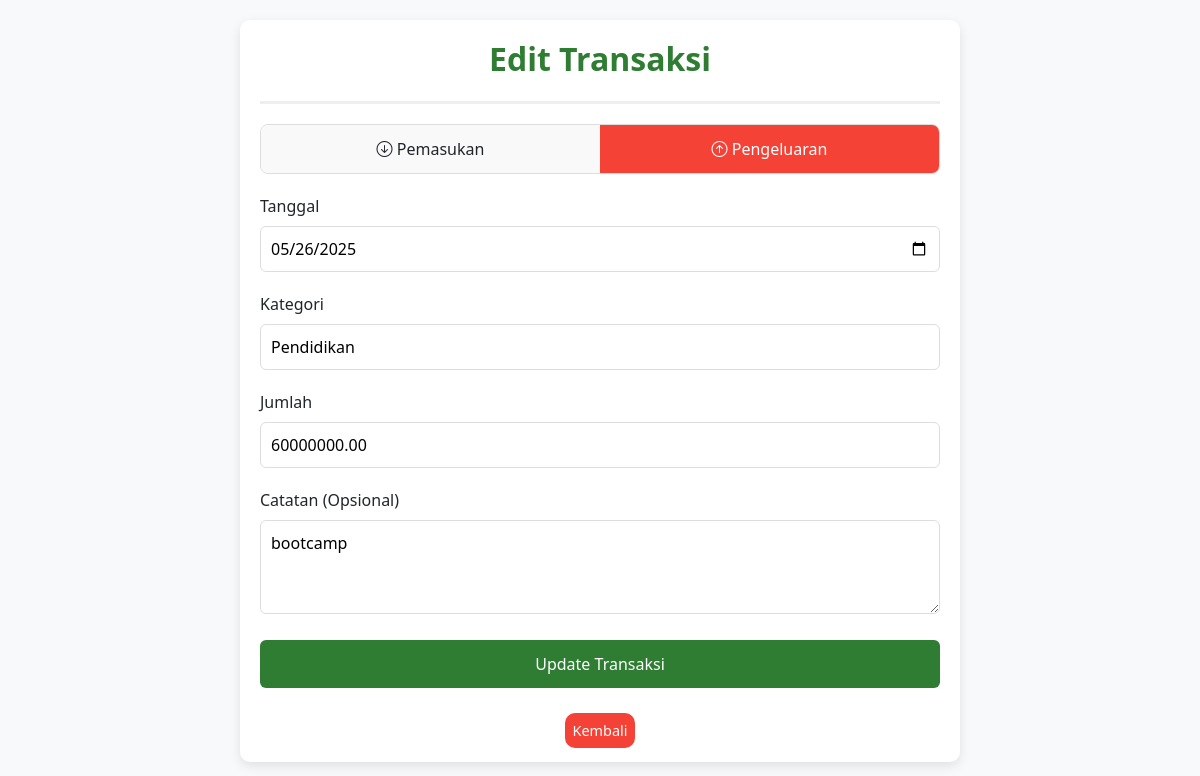
Screenshot of /edit_transaction.php?id=16 (signed in) with the database file from the repository.
### tables this page shows
CREATE TABLE `transactions` (
  `id` int(11) NOT NULL,
  `user_id` int(11) NOT NULL,
  `type` varchar(20) NOT NULL,
  `amount` decimal(15,2) NOT NULL,
  `category` varchar(50) DEFAULT NULL,
  `date` date NOT NULL,
  `note` text DEFAULT NULL
);

### edit_transaction.php (the view, shortened to what this page needs)
<?php
include "connect.php";
$username = $_SESSION['username'];
$sql = "SELECT account_id FROM tb_account WHERE username = ?";
$stmt = $conn->prepare($sql);
$stmt->bind_param("s", $username);
$stmt->execute();
$result = $stmt->get_result();
$user = $result->fetch_assoc();
$user_id = $user['account_id'];
$transaction_id = $_GET['id'];
$sql = "SELECT * FROM transactions WHERE id = ? AND user_id = ?";
$stmt = $conn->prepare($sql);
$stmt->bind_param("ii", $transaction_id, $user_id);
$stmt->execute();
$result = $stmt->get_result();
$transaction = $result->fetch_assoc();
?>
<!DOCTYPE html>
<html lang="id">
<head>
    <link rel="stylesheet" href="https://cdn.jsdelivr.net/npm/bootstrap-icons@1.11.3/font/bootstrap-icons.min.css">
    <link href="https://cdn.jsdelivr.net/npm/bootstrap@5.3.3/dist/css/bootstrap.min.css" rel="stylesheet">
    <link rel="stylesheet" href="css/addTransaction.css">
</head>
<body>
    <div class="container">
        <div class="header">
            <h2>Edit Transaksi</h2>
        </div>
        <form method="POST" action="update.php">
            <div class="type-selector">
                <div class="type-option income">
                    <label for="type-income"><i class="bi bi-arrow-down-circle"></i> Pemasukan</label>
                </div>
                <div class="type-option expense">
                    <label for="type-expense"><i class="bi bi-arrow-up-circle"></i> Pengeluaran</label>
                </div>
            </div>
            <div class="form-group">
                <label for="date" class="form-label">Tanggal</label>
                <input type="date" class="form-jawab" id="date" name="date" required value="<?= $transaction['date'] ?>">
            </div>
            <div class="form-group">
                <label for="category" class="form-label">Kategori</label>
                <input type="text" class="form-jawab" id="category" name="category" value="<?= $transaction['category'] ?>" required>
            </div>
            <div class="form-group">
                <label for="amount" class="form-label">Jumlah</label>
                <input type="number" class="form-jawab" id="amount" name="amount" step="0.01" value="<?= $transaction['amount'] ?>" required>
            </div>
            <div class="form-group">
                <label for="note" class="form-label">Catatan (Opsional)</label>
                <textarea class="form-jawab" id="note" name="note" rows="3"><?= $transaction['note'] ?></textarea>
            </div>
            <button type="submit" class="btn-submit">Update Transaksi</button>
            <div class="btn-back">
                <a href="transactions.php" class="kembali">Kembali</a>
            </div>
        </form>
    </div>
</body>
</html>

### css/addTransaction.css (style rules this page uses)
:root { --primary: #2E7D32; --income: #4CAF50; --expense: #F44336; --light: #f5f5f5; }
body { background-color: #f8f9fa; padding: 20px; }
.container { max-width: 45rem; margin: 0 auto; background: white; border-radius: 10px; padding: 20px; box-shadow: 0 4px 12px rgba(0,0,0,0.1); }
.header { text-align: center; margin-bottom: 20px; padding-bottom: 15px; border-bottom: 3px solid #eee; }
.header h2 { color: var(--primary); font-weight: 600; }
.type-selector { display: flex; margin-bottom: 20px; border-radius: 8px; overflow: hidden; border: 1px solid #ddd; }
.type-option { flex: 1; position: relative; }
.type-option label { display: block; padding: 12px; text-align: center; cursor: pointer; font-weight: 500; transition: all 0.3s ease; background-color: #f9f9f9; }
.type-option input[type="radio"]:checked + label { color: white; }
.type-option.expense input[type="radio"]:checked + label { background-color: var(--expense); }
.form-group { margin-bottom: 20px; }
.form-label { font-weight: 500; margin-bottom: 8px; }
.form-jawab { width: 100%; padding: 10px; border: 1px solid #ddd; border-radius: 6px; transition: border 0.3s; }
.btn-submit { background-color: var(--primary); color: white; border: none; padding: 12px; width: 100%; border-radius: 6px; font-weight: 500; transition: background 0.3s; }
.btn-back { margin-top: 30px; text-align: center; }
.kembali { font-size: 0.9rem; border-radius: 10px; padding: 8px; background-color: #F44336; text-align: center; color: white; text-decoration: none; transition: background 0.3s; }

### rows the page displays
transactions: date "05/26/2025", category "Pendidikan", amount "60000000.00", note "bootcamp"
